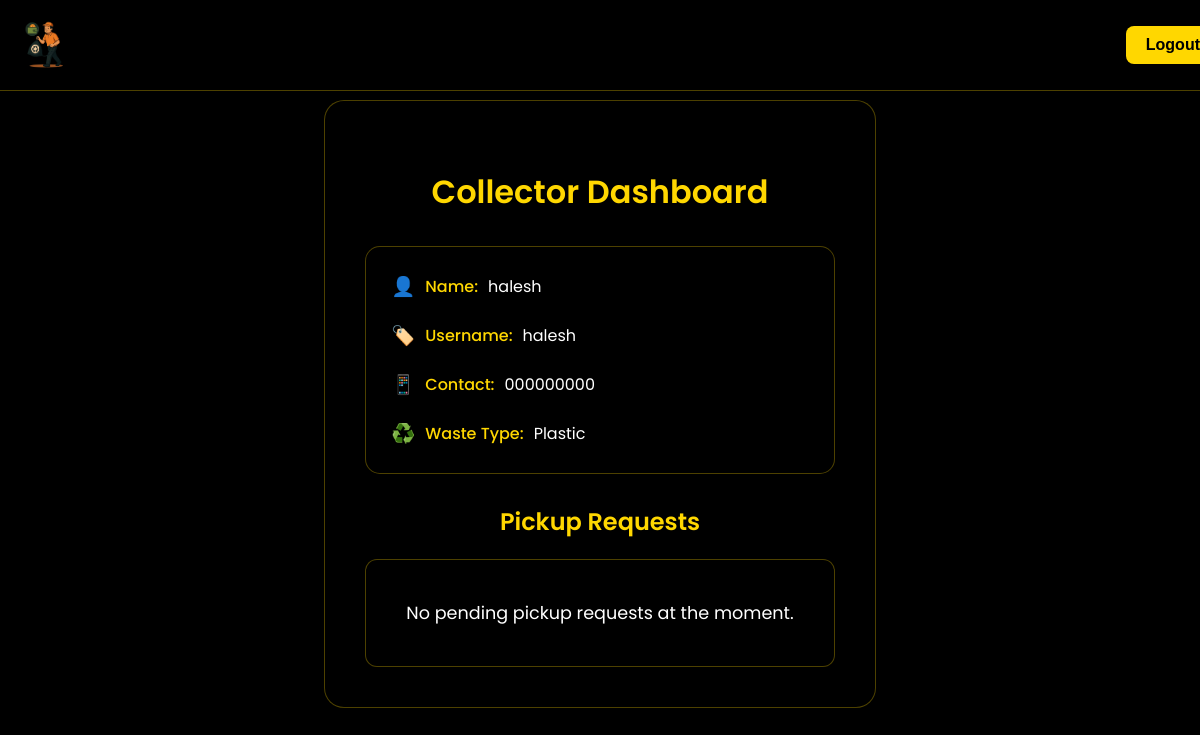
The app's page /collector-dashboard (signed in) with its own data.
### tables this page shows
CREATE TABLE collectors (
            id INTEGER PRIMARY KEY AUTOINCREMENT,
            name TEXT NOT NULL,
            username TEXT UNIQUE NOT NULL,
            password TEXT NOT NULL,
            contact TEXT,
            address TEXT,
            waste_type TEXT NOT NULL
        );

### app.py (the view)
@app.route('/collector-dashboard')
def collector_dashboard():
    username = session.get('collector')
    if not username:
        return redirect(url_for('login'))
    conn = sqlite3.connect(DB_PATH)
    cursor = conn.cursor()
    cursor.execute('SELECT name, username, contact, waste_type FROM collectors WHERE username = ?', (username,))
    row = cursor.fetchone()
    conn.close()
    if not row:
        return "Collector not found. <a href='/login'>Login again</a>"
    collector_details = {
        "name": row[0],
        "username": row[1],
        "contact": row[2],
        "waste_type": row[3]
    }
    if username not in collector_notifications:
        collector_notifications[username] = []
    notifications = collector_notifications.get(username, [])
    return render_template('collector_dashboard.html', collector=collector_details, notifications=notifications)

### templates/collector_dashboard.html (shortened to what this page needs)
<!DOCTYPE html>
<html>
<head>
</head>
<body>
    <div class="header">
        <img src="{{ url_for('static', filename='logomain1.png') }}" alt="Logo" class="logo">
        <div class="user-menu">
            <a href="{{ url_for('logout') }}" style="text-decoration: none;">
                <button class="complete-button">Logout</button>
            </a>
        </div>
    </div>
    <div class="container">
        <h2>Collector Dashboard</h2>
        <div class="collector-info">
            <div class="info-grid">
                <div class="info-item">
                    <span class="info-icon">👤</span>
                    <span class="info-label">Name:</span>
                    <span class="info-value">{{ collector.name }}</span>
                </div>
                <div class="info-item">
                    <span class="info-icon">🏷️</span>
                    <span class="info-label">Username:</span>
                    <span class="info-value">{{ collector.username }}</span>
                </div>
                <div class="info-item">
                    <span class="info-icon">📱</span>
                    <span class="info-label">Contact:</span>
                    <span class="info-value">{{ collector.contact }}</span>
                </div>
                <div class="info-item">
                    <span class="info-icon">♻️</span>
                    <span class="info-label">Waste Type:</span>
                    <span class="info-value">{{ collector.waste_type|title }}</span>
                </div>
            </div>
        </div>
        <div class="notifications">
            <h3>Pickup Requests</h3>
            {% if notifications %}
                {% for notification in notifications %}
                <div class="notification-card">
                    <div class="notification-header">
                        <div class="notification-title">New Pickup Request</div>
                        <div class="notification-time">{{ notification.date }} at {{ notification.time }}</div>
                    </div>
                    <div class="notification-details">
                        <div class="detail-row">
                            <span class="info-icon">👤</span>
                            <span class="detail-label">Provider:</span>
                            <span>{{ notification.name }}</span>
                        </div>
                        <div class="detail-row">
                            <span class="info-icon">📍</span>
                            <span class="detail-label">Address:</span>
                            <span>{{ notification.address }}</span>
                        </div>
                        <div class="detail-row">
                            <span class="info-icon">📱</span>
                            <span class="detail-label">Contact:</span>
                            <span>{{ notification.phone }}</span>
                        </div>
                        <div class="detail-row">
                            <span class="info-icon">♻️</span>
                            <span class="detail-label">Waste Type:</span>
                            <span>{{ notification.waste_type|title }}</span>
                        </div>
                    </div>
                    <form method="POST" action="{{ url_for('complete_notification') }}">
                        <input type="hidden" name="notification_id" value="{{ notification.id }}">
                        <button type="submit" class="complete-button">Mark as Complete</button>
                    </form>
                </div>
                {% endfor %}
            {% else %}
                <div class="no-notifications">
                    No pending pickup requests at the moment.
                </div>
            {% endif %}
        </div>
    </div>
</body>
</html>

### templates/collector_dashboard.html (style rules this page uses)
:root { --primary-color: #FFD700; --secondary-color: #DAA520; --accent-color: #B8860B; --text-color: #333; --light-text: #666; --white: #fff; --black: #000; --glass-bg: rgba(0, 0, 0, 0.6); --glass-border: rgba(255, 215, 0, 0.3); }
body { font-family: 'Poppins', sans-serif; margin: 0; padding: 0; min-height: 100vh; background: #000000; color: var(--white); display: flex; flex-direction: column; }
.header { background: var(--glass-bg); backdrop-filter: blur(10px); -webkit-backdrop-filter: blur(10px); padding: 20px; box-shadow: 0 2px 10px rgba(0, 0, 0, 0.3); display: flex; justify-content: space-between; align-items: center; position: fixed; width: 100%; top: 0; z-index: 1000; border-bottom: 1px solid var(--glass-border); }
.logo { height: 50px; transition: transform 0.3s ease; }
.container { max-width: 1200px; margin: 100px auto 40px; padding: 40px; background: var(--glass-bg); backdrop-filter: blur(12px); -webkit-backdrop-filter: blur(12px); border-radius: 20px; box-shadow: 0 8px 32px rgba(0, 0, 0, 0.3); border: 1px solid var(--glass-border); transition: all 0.3s ease; }
h2, h3 { color: var(--primary-color); margin-bottom: 30px; font-size: 2rem; font-weight: 600; text-align: center; text-shadow: 2px 2px 4px rgba(0, 0, 0, 0.3); }
h3 { font-size: 1.5rem; margin-bottom: 20px; }
.collector-info { background: rgba(0, 0, 0, 0.4); padding: 25px; border-radius: 15px; margin-bottom: 30px; border: 1px solid var(--glass-border); }
.info-grid { display: grid; grid-template-columns: repeat(auto-fit, minmax(200px, 1fr)); gap: 20px; }
.info-item { display: flex; align-items: center; gap: 10px; }
.info-icon { font-size: 1.2rem; color: var(--primary-color); }
.info-label { font-weight: 500; color: var(--primary-color); }
.info-value { color: var(--white); }
.notifications { margin-top: 30px; }
.complete-button { background: var(--primary-color); color: var(--black); padding: 10px 20px; border: none; border-radius: 8px; font-size: 1rem; cursor: pointer; transition: all 0.3s ease; font-weight: 600; }
.no-notifications { text-align: center; color: var(--white); padding: 40px; font-size: 1.1rem; background: rgba(0, 0, 0, 0.4); border-radius: 12px; border: 1px solid var(--glass-border); }

### records on screen
collectors: name "halesh", username "halesh", contact "000000000", waste_type "Plastic"
